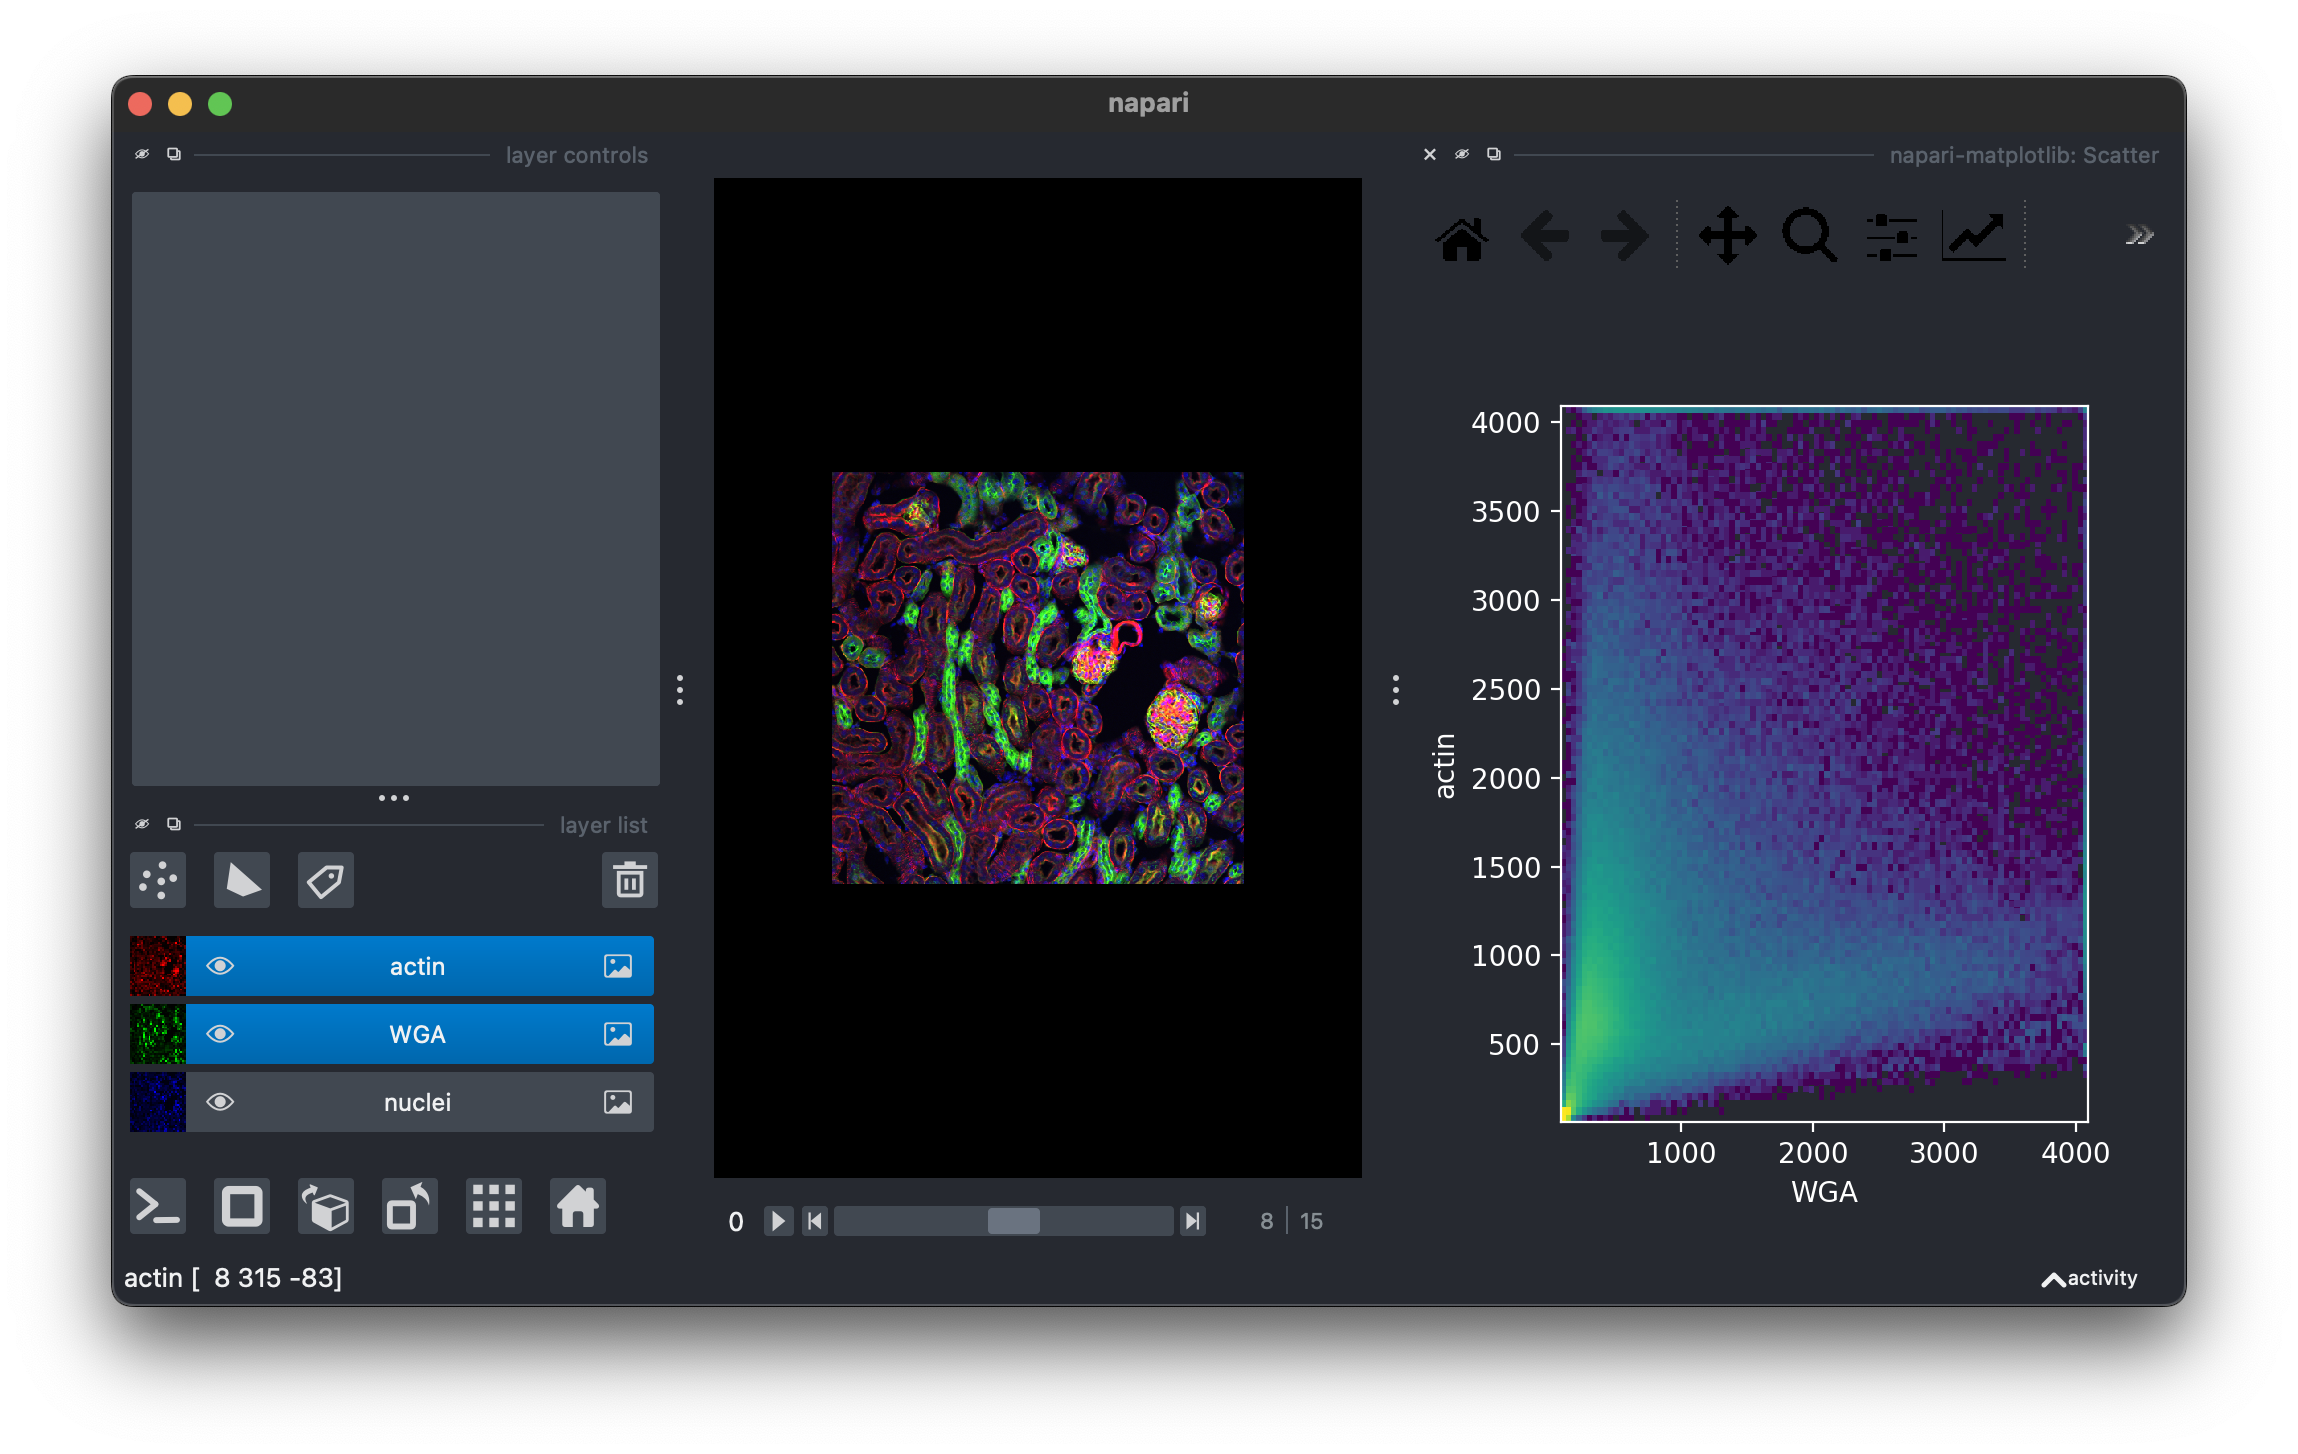

This figure's Python source:
"""
Scatter plots
=============
"""

import napari

viewer = napari.Viewer()
viewer.open_sample("napari", "kidney")

viewer.window.add_plugin_dock_widget(
    plugin_name="napari-matplotlib", widget_name="Scatter"
)

if __name__ == "__main__":
    napari.run()
